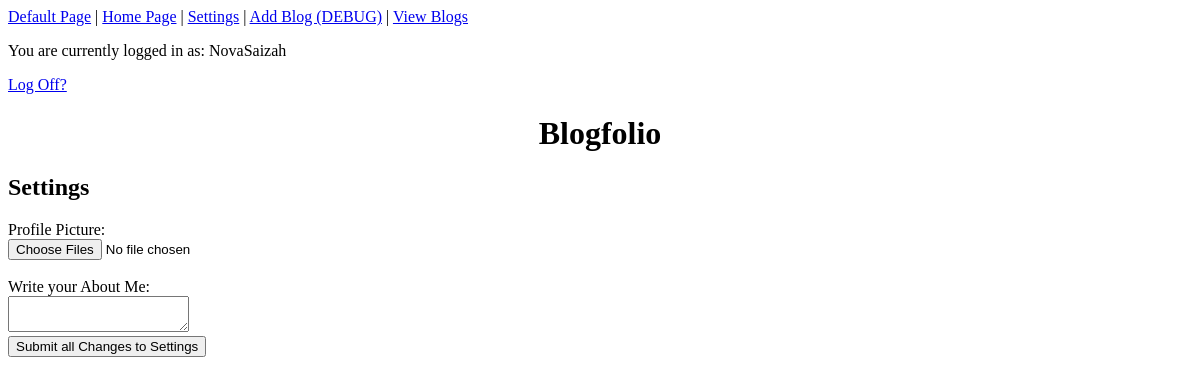
The app's page /settings (signed in), older data.
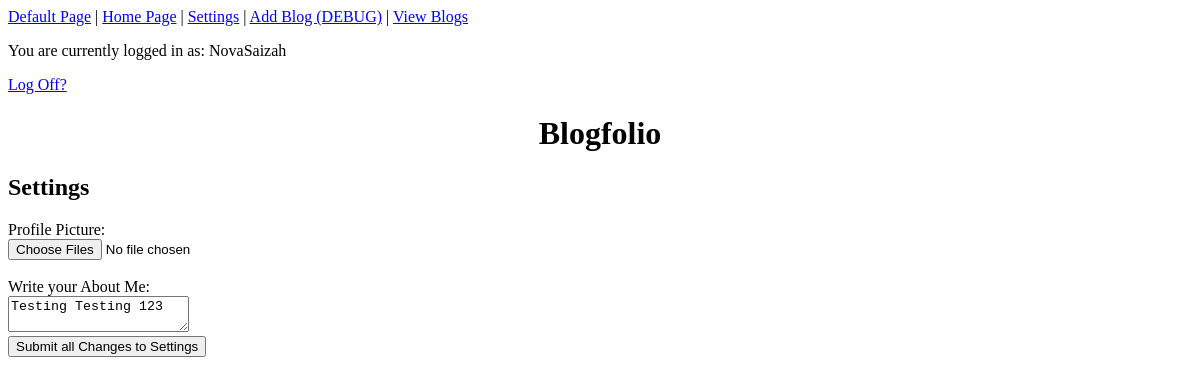
The same page, newer data.
### app.py (models this page shows)
class Users(db.Model, UserMixin):
    id = db.Column(db.Integer, primary_key=True)
    Username = db.Column(db.String(100), unique=True, nullable=False)
    Password = db.Column(db.String(100), nullable= False)
    is_admin = db.Column(db.Boolean, default=False)
    comments = db.relationship('Comments', backref='user', lazy=True)
    aboutme = db.relationship('AboutMe', backref='user', lazy=True)

class AboutMe(db.Model):
    ProfileID = db.Column(db.Integer, primary_key=True)
    UserID = db.Column(db.Integer, db.ForeignKey('users.id'), nullable=False)
    PictureID = db.Column(db.Integer, db.ForeignKey('pictures.PictureID'), default="")
    Description = db.Column(db.String, nullable=False)

### app.py (the view, shortened to what this page needs)
@app.route('/settings', methods=['GET', 'POST'])
@login_required
def settings():
    if not current_user.is_admin:
        abort(403)
    aboutme = AboutMe.query.filter_by(UserID=current_user.id).first()
    return render_template('settings.html', aboutme=aboutme)

### app.py (called while the page is built)
@login_manager.user_loader
def load_user(user_id):
    return Users.query.get(int(user_id))

### templates/settings.html (shortened to what this page needs)
{% extends "base.html" %}
{% block content %}
    <h2>Settings</h2>
    <form method = 'POST' id='settingsForm'>
        <label>Profile Picture:</label>
            <br>
            <input type="file" id="fileInput" name="fileInput" accept="image/*" multiple>
            <br>
        <label>Write your About Me:</label>
            <br>
            <textarea name="Description">{{ aboutme.Description if aboutme else '' }}</textarea>
            <br>
        <button type="submit" name="submit_settings">Submit all Changes to Settings</button>
    </form>
{% endblock %}

### templates/base.html (shortened to what this page needs)
<!DOCTYPE html>
    <html lang="en">
        <head>
            <link rel="stylesheet" href="{{url_for('static', filename='style.css')}}">
        </head>
        <body>
            <header>
                <nav>
                    <a href="{{url_for('default')}}">Default Page</a> |
                    {% if current_user.is_authenticated %}
                        <a href="{{url_for('about_me', username=current_user.Username)}}">Home Page</a> |
                        <a href="{{ url_for('settings') }}">Settings</a> |
                    {% endif %}
                    {% if current_user.is_authenticated and current_user.is_admin %}
                        <a href="{{ url_for('add_blog') }}">Add Blog (DEBUG)</a> |
                    {% endif %}
                    <a href="{{ url_for('blog_display') }}">View Blogs</a>
                </nav>
                {% if current_user.is_authenticated %}
                    <p>You are currently logged in as: {{current_user.Username}}</p>
                    <a href="{{ url_for('logout') }}">Log Off?</a>
                {% endif %}
                <h1>Blogfolio</h1>
            </header>
            <main>
                {% block content %}{% endblock %}
            </main>
        </body>
    </html>

### static/style.css (style rules this page uses)
h1 { text-align: center; }

Row changes from the older to the newer data that the page shows:
added AboutMe: Description "Testing Testing 123"
